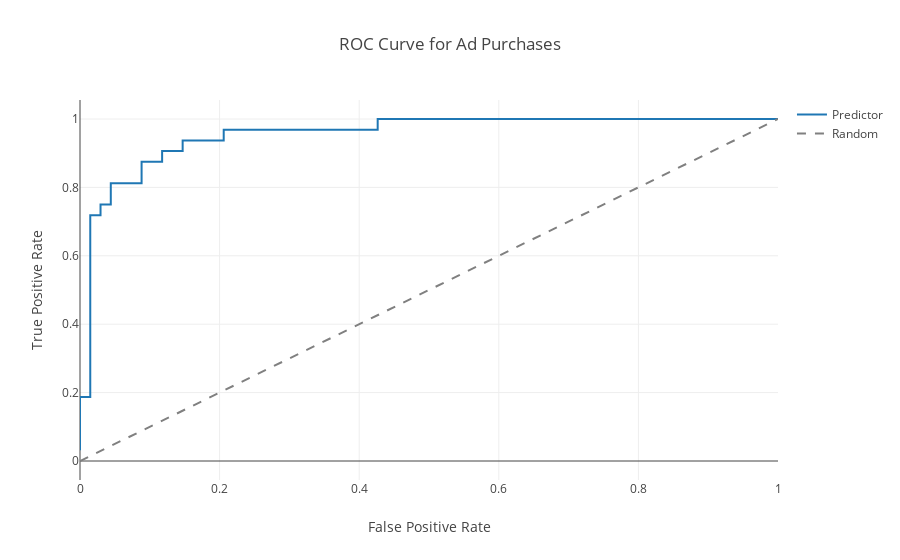

This figure's notebook cell:
### Markdown cell above
We can also generate evaluation criteria that tell us how well our classifier worked. First we'll make a Receiver Operating Characteristic (ROC) curve.

### Code cell
# Use sklearn to get us the tpr and fpr at different cutoffs
tpr, fpr, _ = metrics.roc_curve(pred_df["Y_Values"], pred_df["Probabilities"])

trace0 = go.Scatter(
    x = tpr,
    y = fpr,
    mode = 'lines',
    name = 'Predictor'
)

trace1 = go.Scatter(
    x = tpr,
    y = tpr,
    mode='lines',
    name='Random',
    line=dict(
        dash="dash",
        color="grey")
)

data = [trace0, trace1]

layout = dict(title = 'ROC Curve for Ad Purchases',
              xaxis = dict(title = 'False Positive Rate'),
              yaxis = dict(title = 'True Positive Rate'),
              )

fig = dict(data=data, layout=layout)
iplot(fig)
auc = metrics.roc_auc_score(pred_df["Y_Values"], pred_df["Probabilities"])
print("Area Under the ROC Curve (AUC) is %.2f" % auc)

### Figure 1 — Plotly figure (JSON) as saved in the notebook; plotly's stock layout.template omitted (floating-point values rounded to 4 significant figures)
{"data": [{"mode": "lines", "name": "Predictor", "type": "scatter", "x": [0, 0, 0.01471, 0.01471, 0.02941, 0.02941, 0.04412, 0.04412, 0.08824, 0.08824, 0.1176, 0.1176, 0.1471, 0.1471, 0.2059, 0.2059, 0.4265, 0.4265, 1], "y": [0.03125, 0.1875, 0.1875, 0.7188, 0.7188, 0.75, 0.75, 0.8125, 0.8125, 0.875, 0.875, 0.9062, 0.9062, 0.9375, 0.9375, 0.9688, 0.9688, 1, 1]}, {"line": {"color": "grey", "dash": "dash"}, "mode": "lines", "name": "Random", "type": "scatter", "x": [0, 0, 0.01471, 0.01471, 0.02941, 0.02941, 0.04412, 0.04412, 0.08824, 0.08824, 0.1176, 0.1176, 0.1471, 0.1471, 0.2059, 0.2059, 0.4265, 0.4265, 1], "y": [0, 0, 0.01471, 0.01471, 0.02941, 0.02941, 0.04412, 0.04412, 0.08824, 0.08824, 0.1176, 0.1176, 0.1471, 0.1471, 0.2059, 0.2059, 0.4265, 0.4265, 1]}], "layout": {"title": "ROC Curve for Ad Purchases", "xaxis": {"title": "False Positive Rate"}, "yaxis": {"title": "True Positive Rate"}}}
